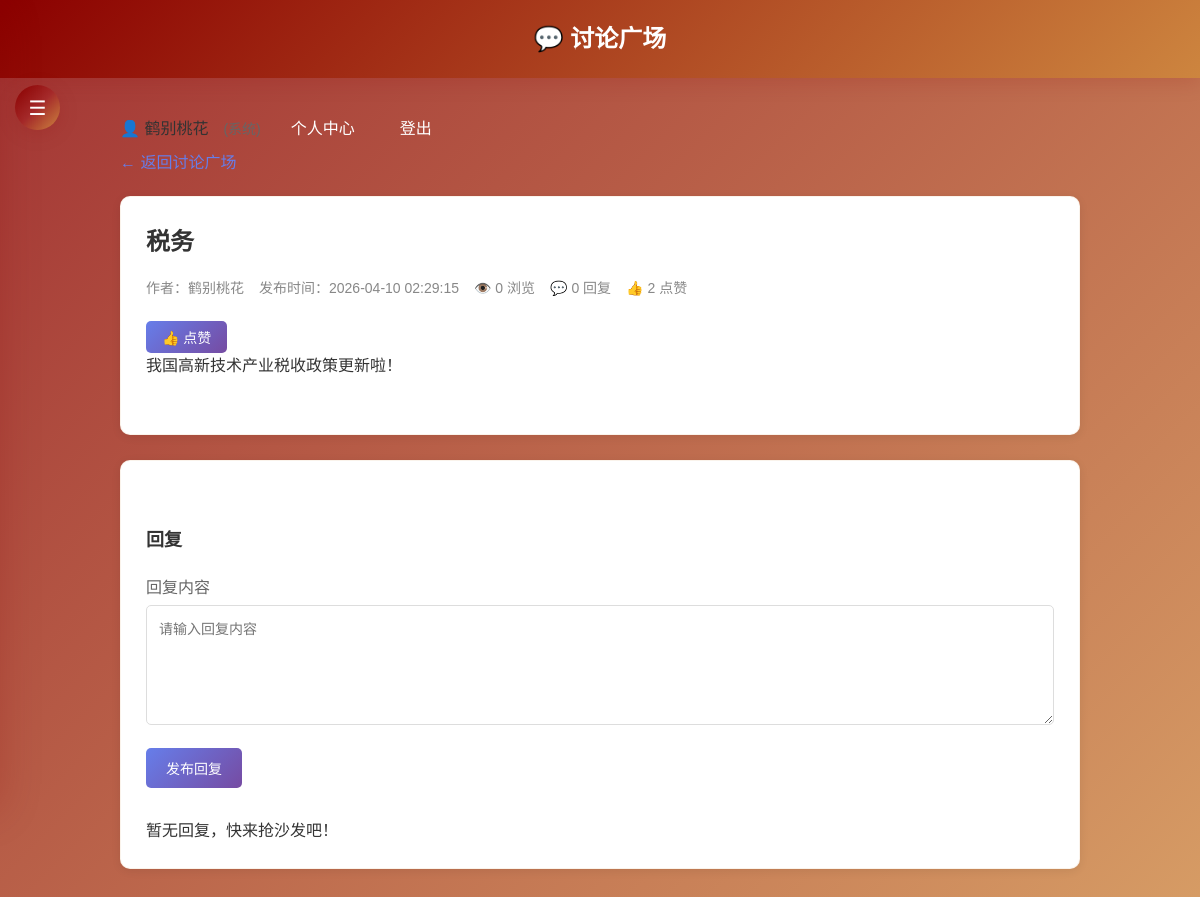
Page /forum/topic/1 (signed in) on the committed database.
### tables this page shows
CREATE TABLE users (
            id INTEGER PRIMARY KEY AUTOINCREMENT,
            username TEXT NOT NULL UNIQUE,
            password TEXT NOT NULL,
            role TEXT NOT NULL DEFAULT 'user',
            nickname TEXT,
            region TEXT,
            ban_until TIMESTAMP,
            is_banned INTEGER DEFAULT 0,
            is_expert INTEGER DEFAULT 0,
            expert_application TEXT,
            created_at TIMESTAMP DEFAULT CURRENT_TIMESTAMP
        );

CREATE TABLE forum_topics (
            id INTEGER PRIMARY KEY AUTOINCREMENT,
            user_id INTEGER,
            title TEXT NOT NULL,
            content TEXT NOT NULL,
            view_count INTEGER DEFAULT 0,
            reply_count INTEGER DEFAULT 0,
            like_count INTEGER DEFAULT 0,
            has_image INTEGER DEFAULT 0,
            created_at TIMESTAMP DEFAULT CURRENT_TIMESTAMP,
            updated_at TIMESTAMP DEFAULT CURRENT_TIMESTAMP,
            FOREIGN KEY (user_id) REFERENCES users(id) ON DELETE CASCADE
        );

### app/routes.py (the view)
@app.route('/forum/topic/<int:topic_id>')
def forum_topic(topic_id):
    if not is_logged_in():
        return redirect(url_for('login', redirect=f'/forum/topic/{topic_id}'))
    topic = ForumService.get_topic_by_id(topic_id)
    if not topic:
        return redirect(url_for('forum'))
    user = UserService.get_user_by_id(session['user_id'])
    user_info = {
        'username': user['username'],
        'nickname': user['nickname'],
        'role': user['role'],
        'region': user['region'],
        'is_expert': user['is_expert']
    }
    replies = ForumService.get_topic_replies(topic_id)
    return render_template('forum_topic.html', user_info=user_info, topic=topic, replies=replies)

### app/models.py (called while the page is built)
def get_forum_replies(topic_id):
    conn = sqlite3.connect(DATABASE_PATH)
    cursor = conn.cursor()
    cursor.execute('''
        SELECT fr.id, fr.user_id, fr.content, fr.created_at, u.nickname
        FROM forum_replies fr
        JOIN users u ON fr.user_id = u.id
        WHERE fr.topic_id = ?
        ORDER BY fr.created_at ASC
    ''', (topic_id,))
    replies = cursor.fetchall()
    conn.close()
    return [{
        'id': r[0], 'user_id': r[1], 'content': r[2], 'created_at': r[3], 'nickname': r[4]
    } for r in replies]

def get_user_by_id(user_id):
    conn = sqlite3.connect(DATABASE_PATH)
    cursor = conn.cursor()
    cursor.execute('''
        SELECT id, username, password, role, nickname, region, is_expert, ban_until, is_banned, created_at
        FROM users WHERE id = ?
    ''', (user_id,))
    user = cursor.fetchone()
    conn.close()
    if user:
        return {
            'id': user[0],
            'username': user[1],
            'password': user[2],
            'role': user[3],
            'nickname': user[4],
            'region': user[5],
            'is_expert': user[6],
            'ban_until': user[7],
            'is_banned': user[8],
            'created_at': user[9]
        }
    return None

### app/routes.py (called while the page is built)
def is_logged_in():
    return 'user_id' in session

### app/services/forum_service.py (called while the page is built)
    @staticmethod
    def get_topic_by_id(topic_id):
        return get_forum_topic_by_id(topic_id)

    @staticmethod
    def get_topic_replies(topic_id):
        return get_forum_replies(topic_id)

### app/services/user_service.py (called while the page is built)
    @staticmethod
    def get_user_by_id(user_id):
        return get_user_by_id(user_id)

### templates/forum_topic.html (shortened to what this page needs)
<!DOCTYPE html>
<html lang="zh-CN">
<head>
    <link rel="stylesheet" href="/css/main.css">
</head>
<body>
    <button class="sidebar-toggle" id="sidebarToggle" onclick="toggleSidebar()">☰</button>
    <div class="main-container">
        <div class="header">
            <h1>💬 讨论广场</h1>
        </div>
        <div class="container">
            <div class="nav">
                {% if user_info %}
                    <div style="display: flex; align-items: center; gap: 15px; justify-content: flex-end;">
                        <span style="color: #333; font-weight: 500;">👤 {{ user_info.nickname or user_info.username }}</span>
                        {% if user_info.region %}
                        <span style="color: #666; font-size: 14px;">({{ user_info.region }})</span>
                        {% endif %}
                        <a href="/profile">个人中心</a>
                        <a href="/logout" class="logout">登出</a>
                    </div>
                {% endif %}
            </div>
        <a href="/forum" class="back-link">← 返回讨论广场</a>
        <div class="card">
            <div class="topic-content">
                <div class="topic-title">{{ topic.title }}</div>
                <div class="topic-meta">
                    <span>作者：{{ topic.nickname }}</span>
                    <span>发布时间：{{ topic.created_at }}</span>
                    <span>👁️ {{ topic.view_count }} 浏览</span>
                    <span>💬 {{ topic.reply_count }} 回复</span>
                    <span>👍 {{ topic.like_count }} 点赞</span>
                </div>
                <div style="margin-top: 15px;">
                    <button class="btn" style="padding: 6px 16px; font-size: 14px;" onclick="likeTopic({{ topic.id }})">👍 点赞</button>
                </div>
                <div class="topic-body">{{ topic.content }}</div>
            </div>
        </div>
        <div class="card">
            <div class="reply-section">
                <h3>回复</h3>
                {% if user_info.is_banned or user_info.ban_until %}
                    <div class="ban-notice">
                        ⚠️ 您已被封禁，无法回复内容
                    </div>
                {% else %}
                    <div class="reply-form">
                        <form id="reply-form">
                            <div class="form-group">
                                <label for="reply-content">回复内容</label>
                                <textarea id="reply-content" placeholder="请输入回复内容" required></textarea>
                            </div>
                            <button type="submit" class="btn">发布回复</button>
                        </form>
                    </div>
                {% endif %}
                <div class="reply-list">
                    {% if replies %}
                        {% for reply in replies %}
                        <div class="reply-item">
                            <div class="reply-header">
                                <span class="reply-author">{{ reply.nickname }}</span>
                                <div>
                                    <span class="reply-time">{{ reply.created_at }}</span>
                                    {% if user_info and user_info.role == 'admin' %}
                                        <button class="btn btn-danger" style="margin-left: 10px; padding: 4px 12px; font-size: 12px;" onclick="deleteReply({{ reply.id }})">删除</button>
                                    {% endif %}
                                </div>
                            </div>
                            <div class="reply-content">{{ reply.content }}</div>
                        </div>
                        {% endfor %}
                    {% else %}
                        <p>暂无回复，快来抢沙发吧！</p>
                    {% endif %}
                </div>
            </div>
        </div>
    </div>
    </div>
</body>
</html>

### css/main.css (style rules this page uses)
* { margin: 0; padding: 0; box-sizing: border-box; }
:root { --primary-color: #8B0000; --secondary-color: #CD853F; --accent-color: #DAA520; --gradient-primary: linear-gradient(135deg, #8B0000 0%, #A52A2A 50%, #CD853F 100%); --gradient-secondary: linear-gradient(135deg, #CD853F 0%, #DAA520 100%); --gradient-bg: linear-gradient(135deg, rgba(139, 0, 0, 0.9) 0%, rgba(205, 133, 63, 0.9) 100%); --shadow-sm: 0 2px 8px rgba(139, 0, 0, 0.1); --shadow-md: 0 4px 20px rgba(139, 0, 0, 0.15); --shadow-lg: 0 10px 40px rgba(139, 0, 0, 0.2); --shadow-hover: 0 8px 30px rgba(139, 0, 0, 0.25); --transition-fast: all 0.2s cubic-bezier(0.4, 0, 0.2, 1); --transition-normal: all 0.3s cubic-bezier(0.4, 0, 0.2, 1); --transition-slow: all 0.5s cubic-bezier(0.4, 0, 0.2, 1); --border-radius-sm: 8px; --border-radius-md: 12px; --border-radius-lg: 20px; --border-radius-xl: 30px; }
html { scroll-behavior: smooth; }
body { font-family: 'Microsoft YaHei', 'PingFang SC', 'Hiragino Sans GB', Arial, sans-serif; background: var(--gradient-bg); min-height: 100vh; color: #333; line-height: 1.6; }
.container { max-width: 1200px; margin: 0 auto; padding: 20px; }
.header { background: var(--gradient-primary); color: white; padding: 15px 0; box-shadow: var(--shadow-md); position: sticky; top: 0; z-index: 100; backdrop-filter: blur(10px); }
.nav { display: flex; gap: 20px; align-items: center; }
.nav a { color: white; text-decoration: none; padding: 8px 15px; border-radius: 5px; transition: var(--transition-fast); position: relative; }
.nav a::after { content: ''; position: absolute; bottom: 0; left: 50%; width: 0; height: 2px; background: white; transition: var(--transition-normal); transform: translateX(-50%); }
.btn { display: inline-block; padding: 12px 24px; background: var(--gradient-primary); color: white; text-decoration: none; border-radius: var(--border-radius-md); border: none; cursor: pointer; transition: var(--transition-normal); font-size: 14px; font-weight: 500; position: relative; overflow: hidden; }
.btn::before { content: ''; position: absolute; top: 50%; left: 50%; width: 0; height: 0; background: rgba(255,255,255,0.2); border-radius: 50%; transform: translate(-50%, -50%); transition: width 0.6s, height 0.6s; }
.card { background: white; border-radius: var(--border-radius-lg); padding: 25px; margin-bottom: 25px; box-shadow: var(--shadow-md); transition: var(--transition-normal); border: 1px solid rgba(205,133,63,0.1); }
.form-group { margin-bottom: 20px; }
.topic-title { font-size: 18px; font-weight: 600; color: var(--primary-color); text-decoration: none; transition: var(--transition-fast); }
.topic-content { color: #666; line-height: 1.7; margin-bottom: 12px; }
.sidebar-toggle { position: fixed; left: 15px; top: 85px; width: 45px; height: 45px; background: var(--gradient-primary); color: white; border: none; border-radius: 50%; cursor: pointer; z-index: 999; display: flex; align-items: center; justify-content: center; font-size: 20px; box-shadow: var(--shadow-md); transition: var(--transition-normal); }
.main-container { min-height: 100vh; padding-bottom: 40px; }

### rows in the picture
users: nickname "鹤别桃花"
forum_topics: title "税务", created_at "2026-04-10 02:29:15", view_count "0", reply_count "0", like_count "2", content "我国高新技术产业税收政策更新啦！"
